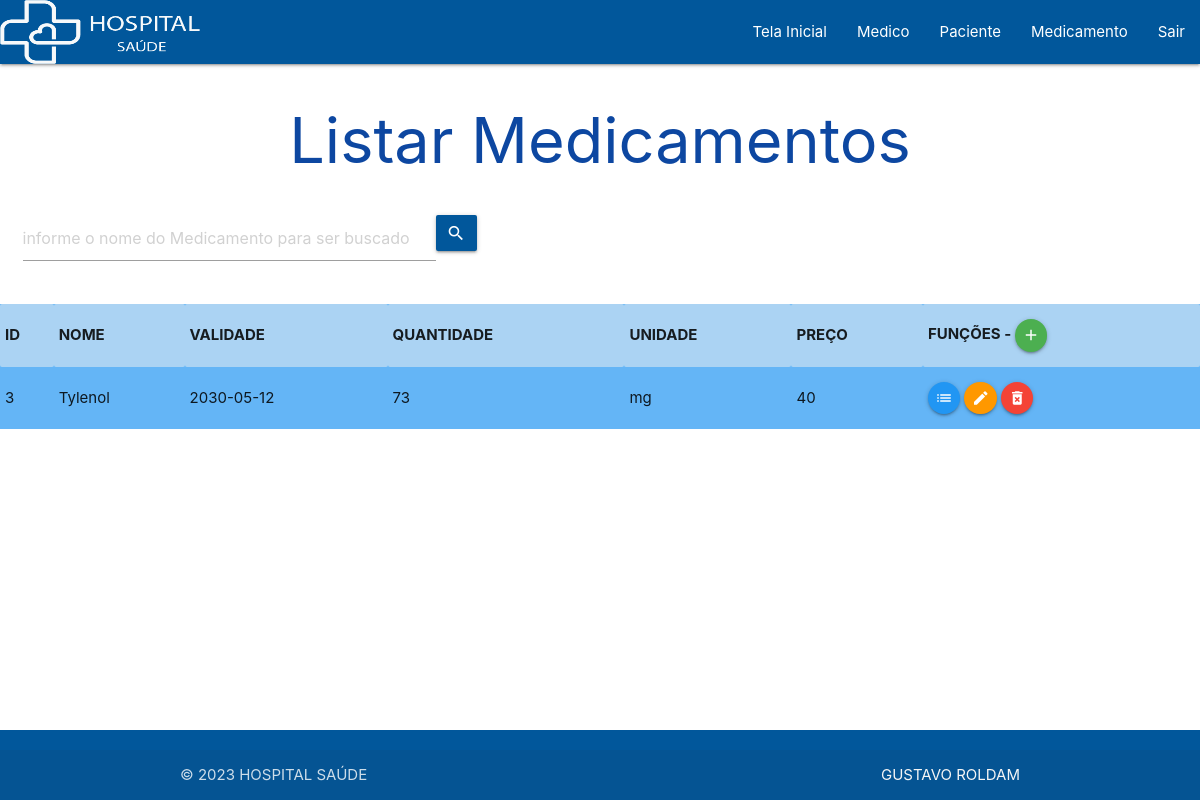
Page /VIEW/Medicamento/lstMedicamento.php?busca=Tylenol (signed in) on the committed database.
### tables this page shows
CREATE TABLE `medicamento` (
  `id` int(11) NOT NULL,
  `nome` varchar(50) NOT NULL,
  `validade` date NOT NULL,
  `qtde` int(11) NOT NULL,
  `unidade` varchar(5) NOT NULL,
  `preco` float NOT NULL
);

### DAL/dalMedicamento.php (called while the page is built, shortened)
<?php
include_once 'C:\xampp\htdocs\hospital\MODEL\medicamento.php';
class dalMedicamento
{
    public function SelectNome(string $nome)
    {
        $sql = "select * from medicamento WHERE nome like '%" . $nome . "%' order by nome;";
        $pdo = Conexao::conectar();
        $result = $pdo->query($sql);
        $lstMedicamento = null;
        foreach ($result as $linha) {
            $medicamento = new \MODEL\Medicamento();
            $medicamento->setId($linha['id']);
            $medicamento->setNome($linha['nome']);
            $medicamento->setValidade($linha['validade']);
            $medicamento->setQtde($linha['qtde']);
            $medicamento->setUnidade($linha['unidade']);
            $medicamento->setPreco($linha['preco']);
            $lstMedicamento[] = $medicamento;
        }
        return $lstMedicamento;
    }
}

### BLL/bllMedicamento.php (called while the page is built, shortened)
<?php
    include_once '../../DAL/dalMedicamento.php';
    class bllMedicamento{
        public function SelectNome(string $nome){
            $dalMedicamento = new dalMedicamento();
            return $dalMedicamento->SelectNome($nome);
        }
    }
?>

### MODEL/medicamento.php (called while the page is built, shortened)
<?php
    class Medicamento{
        private ?int $id;
        private ?string $nome;
        private ?string $validade;
        private ?int $qtde;
        private ?string $unidade;
        private ?float $preco;
        public function getId(){
            return $this->id;
        }
        public function setId(int $id){
            $this->id = $id;
        }
        public function getNome(){
            return $this->nome;
        }
        public function setNome(string $nome){
            $this->nome = $nome;
        }
        public function getValidade(){
            return $this->validade;
        }
        public function setValidade(string $validade){
            $this->validade = $validade;
        }
        public function getQtde(){
            return $this->qtde;
        }
        public function setQtde(int $qtde){
            $this->qtde = $qtde;
        }
        public function getUnidade(){
            return $this->unidade;
        }
        public function setUnidade(string $unidade){
            $this->unidade = $unidade;
        }
        public function getPreco(){
            return $this->preco;
        }
        public function setPreco(float $preco){
            $this->preco = $preco;
        }
    }
?>

### VIEW/Medicamento/lstMedicamento.php (the view, shortened to what this page needs)
<?php
    include_once 'C:\xampp\htdocs\hospital\BLL\bllMedicamento.php';
    if (isset($_GET['busca'])){
        $busca = $_GET['busca'];
    }else{
        $busca = null;
    }
    $bll = new \BLL\bllMedicamento();
    if ($busca == null){
        $lstMedicamento = $bll->Select();
    }else{
        $lstMedicamento = $bll->SelectNome($busca);
    }
?>
<!DOCTYPE html>
<html lang="pt-br">
<head>
    <link rel="stylesheet" href="https://cdnjs.cloudflare.com/ajax/libs/materialize/1.0.0/css/materialize.min.css">
    <link rel="stylesheet" href="https://cdnjs.cloudflare.com/ajax/libs/materialize/1.0.0/css/materialize.min.css">
</head>
<body>
    <?php
    include_once '../menu.php';
    ?>
    <h1 class="titulo">Listar Medicamentos</h1>
    <div class="row ">
        <div class="input-field">
            <form action="../Medicamento/lstMedicamento.php" method="GET" id="frmBuscaOperador" class="col s8">
                <div class="input-field col s8">
                    <input type="text" placeholder="informe o nome do Medicamento para ser buscado" class="form-control col s10" id="txtBusca" name="busca">
                    <button class="btn waves-effect light-blue darken-4 col m1" type="submit" name="action">
                        <i class="material-icons right">search</i></button>
                </div>
            </form>
        </div>
    </div>
    <table class="striped blue lighten-2">
        <tr>
            <th>ID</th>
            <th>NOME</th>
            <th>VALIDADE</th>
            <th>QUANTIDADE</th>
            <th>UNIDADE</th>
            <th>PREÇO</th>
            <th>FUNÇÕES -
                <a class="btn-floating btn-small waves-effect waves-light green" onclick="JavaScript:location.href='inserirMedicamento.php'">
                    <i class="material-icons">add</i>
                </a>
            </th>
        </tr>
        <?php
        foreach ($lstMedicamento as $medicamento) {
        ?>
            <tr>
                <td><?php echo $medicamento->getId(); ?></td>
                <td><?php echo $medicamento->getNome(); ?></td>
                <td><?php echo $medicamento->getValidade(); ?></td>
                <td><?php echo $medicamento->getQtde(); ?></td>
                <td><?php echo $medicamento->getUnidade(); ?></td>
                <td><?php echo $medicamento->getPreco(); ?></td>
                <td> <a class="btn-floating btn-small waves-effect waves-light blue" onclick="JavaScript:location.href='detalheMedicamento.php?id=' +
                     <?php echo $medicamento->getId(); ?>">
                        <i class="material-icons">list</i>
                    </a>
                    <a class="btn-floating btn-small waves-effect waves-light orange" onclick="JavaScript:location.href='editarMedicamento.php?id=' +
                     <?php echo $medicamento->getId(); ?>">
                        <i class="material-icons">edit</i>
                    </a>
                    <a class="btn-floating btn-small waves-effect waves-light red" type="button"
                        onclick="JavaScript:remover( <?php echo $medicamento->getId();?> , '<?php echo $medicamento->getNome();?>' );"> <i class="material-icons">delete_forever</i>
                    </a>
                </td>
            </tr>
        <?php
        }
        ?>
    </table>
    <?php
    include_once '../footer.php';
    ?>
</body>
</html>

### VIEW/Medicamento/lstMedicamento.php (style rules this page uses)
.titulo { display: flex; justify-content: center; align-items: center; color: #0d47a1; }

### rows in the picture
medicamento: id "3", nome "Tylenol", validade "2030-05-12", qtde "73", unidade "mg", preco "40"
